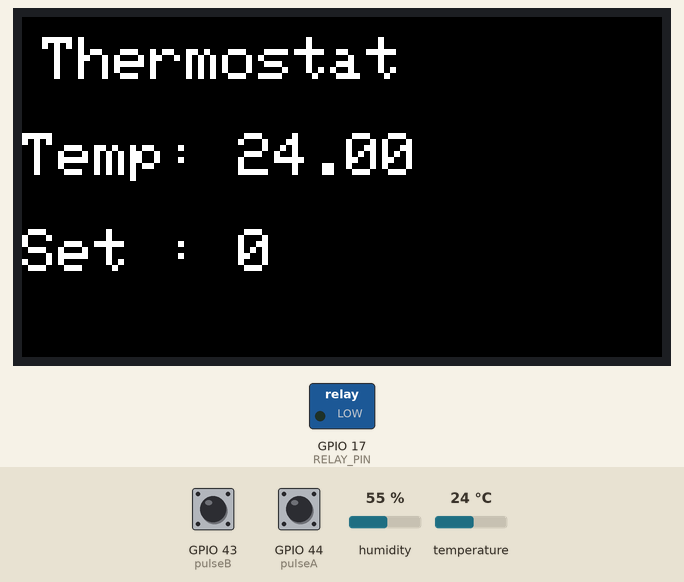
This program was run on a simulated ESP32-S3. Shown: 320×170 colour display, switched loads named in the program (green lamp = pin HIGH). The inputs (shaded band) are chosen by the test bench; at power-on: temperature 24 °C, GPIO 43 (pulseB) HIGH, GPIO 44 (pulseA) HIGH, humidity 55 %. What the program prints to the serial monitor is not drawn.

Above: at 2.6 s.
2.7 s: temperature set to 12 °C
At 7.5 s:
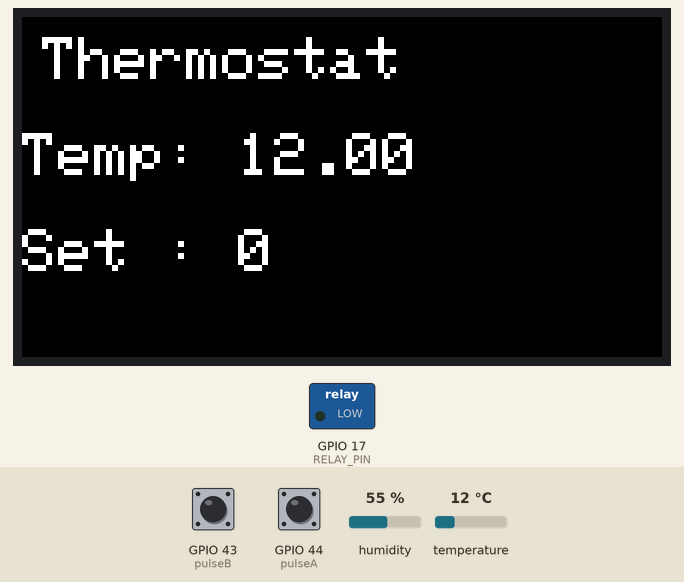
8.0 s: GPIO 43 (pulseB) pulled LOW for 3 s
At 8.8 s:
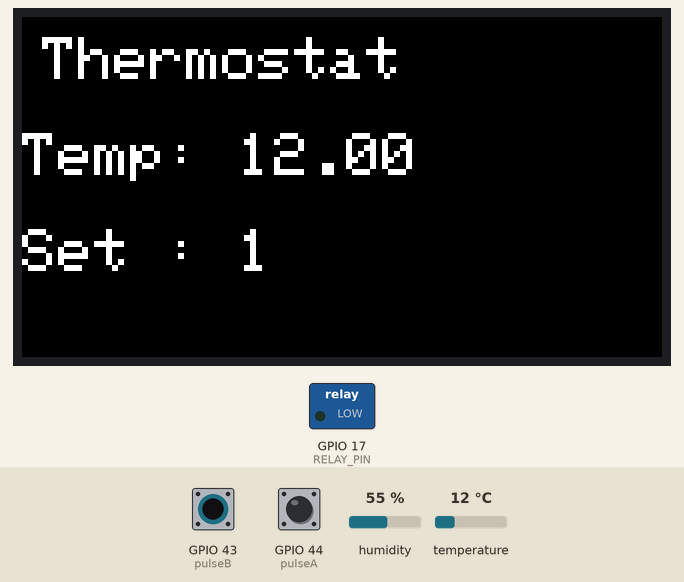
13.5 s: temperature set to 2.1 °C
At 14.7 s:
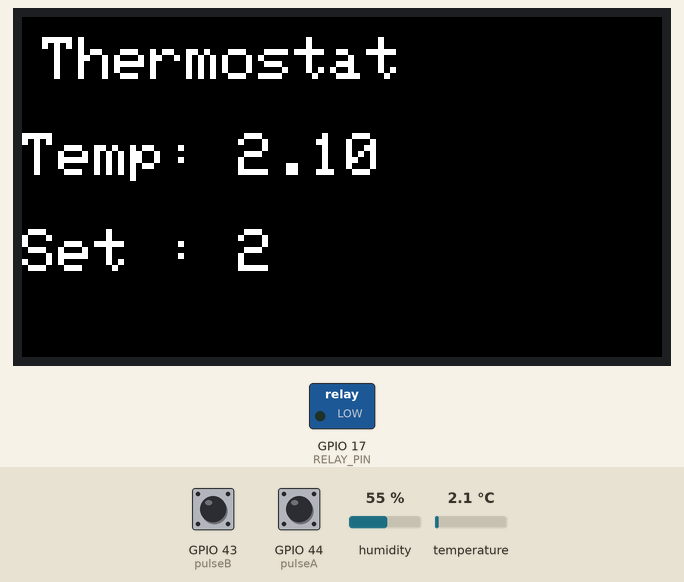
18.8 s: temperature set to 1.8 °C
At 23.2 s:
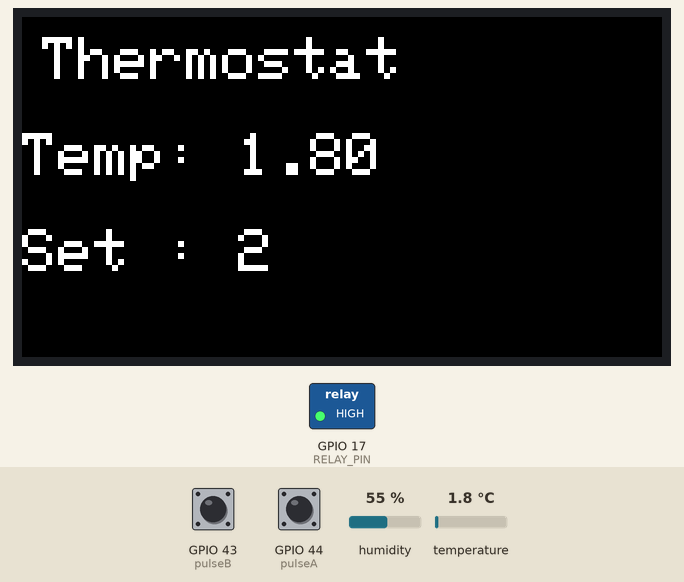
24.1 s: GPIO 44 (pulseA) pulled LOW for 3 s
At 27.5 s:
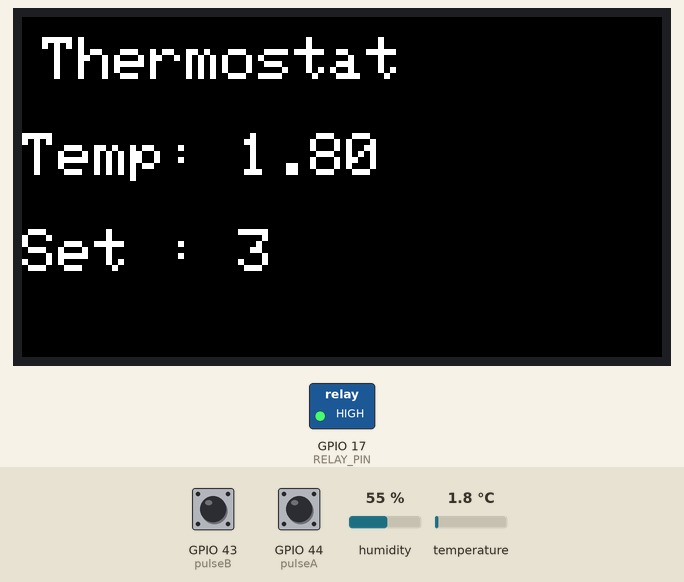
29.5 s: GPIO 43 (pulseB) pulled LOW for 3 s
At 30.5 s:
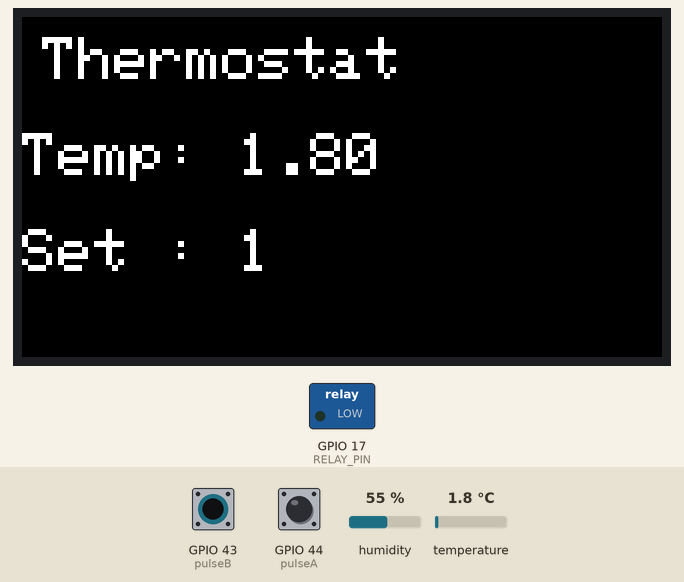
Timing chart, 0 to 35.6 s (numbered marks = the images above; inputs shaded):
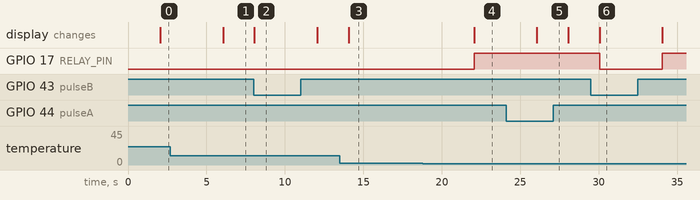

The program:

main.cpp
```cpp
#include <Arduino.h>
#include <TFT_eSPI.h>
#include <DHT.h>
#include <Adafruit_Sensor.h>

#define DHT_PIN 18  // 18번 핀 사용
#define DHT_TYPE DHT22  // DHT 센서 타입
#define RELAY_PIN 17 // 릴레이 17번 핀 사용

const int pulseA = 44;
const int pulseB = 43;

volatile int lastEncoded = 0;
volatile long encoderValue = 0;

TFT_eSPI tft = TFT_eSPI();  // 디스플레이 설정
DHT temperatureSensor(DHT_PIN, DHT_TYPE);

unsigned long previousMillis = 0;
int interval = 2000;  // 2초 간격

IRAM_ATTR void handleRotary() {

    int MSB = digitalRead(pulseA); //MSB = most significant bit
    int LSB = digitalRead(pulseB); //LSB = least significant bit
    int encoded = (MSB << 1) |LSB; //converting the 2 pin value to single number
    int sum = (lastEncoded << 2) | encoded; //adding it to the previous encoded value
    if(sum == 0b1101 || sum == 0b0100 || sum == 0b0010 || sum == 0b1011) encoderValue ++;
    if(sum == 0b1110 || sum == 0b0111 || sum == 0b0001 || sum == 0b1000) encoderValue --;
    lastEncoded = encoded; //store this value for next time
    if (encoderValue > 60) {
        encoderValue = 60;
    } else if (encoderValue < 0 ) {
        encoderValue = 0;
    }
}


void setup() {
    Serial.begin(115200);

    pinMode(pulseA, INPUT_PULLUP);
    pinMode(pulseB, INPUT_PULLUP);
    attachInterrupt(pulseA, handleRotary, CHANGE);
    attachInterrupt(pulseB, handleRotary, CHANGE);

    pinMode(RELAY_PIN, OUTPUT);
    digitalWrite(RELAY_PIN, LOW);

    tft.init();  // TFT 디스플레이 초기화
    tft.setRotation(3);  // 화면 회전 설정
    tft.fillScreen(TFT_BLACK);  // 화면을 검은색으로 초기화

    temperatureSensor.begin();  // DHT 센서 초기화
}

void loop() {
    unsigned long currentMillis = millis();  // 현재 시간 가져오기

    // 지정된 간격마다 센서 데이터를 읽기
    if (currentMillis - previousMillis >= interval) {
        previousMillis = currentMillis;  // 시간 기록 업데이트


        float temperature = temperatureSensor.readTemperature();

        //디스플레이에 데이터 출력
        tft.fillScreen(TFT_BLACK);
        tft.setCursor(10, 10);
        tft.setTextColor(TFT_WHITE);
        tft.setTextSize(3.5);
        tft.println("Thermostat");
        tft.println("");
        tft.print("Temp: "); tft.println(temperature);
        tft.println("");
        tft.print("Set : "); tft.print(encoderValue);

        // 시리얼 모니터에 데이터 출력
        Serial.print("Temperature: "); Serial.print(temperature); Serial.print(" C ");
        Serial.print("Set : "); Serial.print(encoderValue);
        Serial.println(encoderValue);

        if ( temperature < encoderValue) {
           digitalWrite(RELAY_PIN, HIGH);
        } else {
           digitalWrite(RELAY_PIN, LOW);
        }
    }
}
```

Measured:
- the behaviour switches between 2 and 1.9 °C on temperature (found by bisection; images 3 and 4)
- after the input at 2.7 s, the display: changes after 3.4 s (image 1)
- after the input at 8.0 s, the display: changes after 0.06 s (image 2)
- after the input at 13.5 s, the display: changes after 0.56 s (image 3)
- after the input at 18.8 s, GPIO 17 (RELAY_PIN): LOW → HIGH after 3.3 s; the display: changes after 3.3 s (image 4)
- after the input at 24.1 s, the display: changes after 2.0 s (image 5)
- after the input at 29.5 s, GPIO 17 (RELAY_PIN): HIGH → LOW after 0.56 s, → HIGH 4.0 s later; the display: changes after 0.56 s (image 6)
